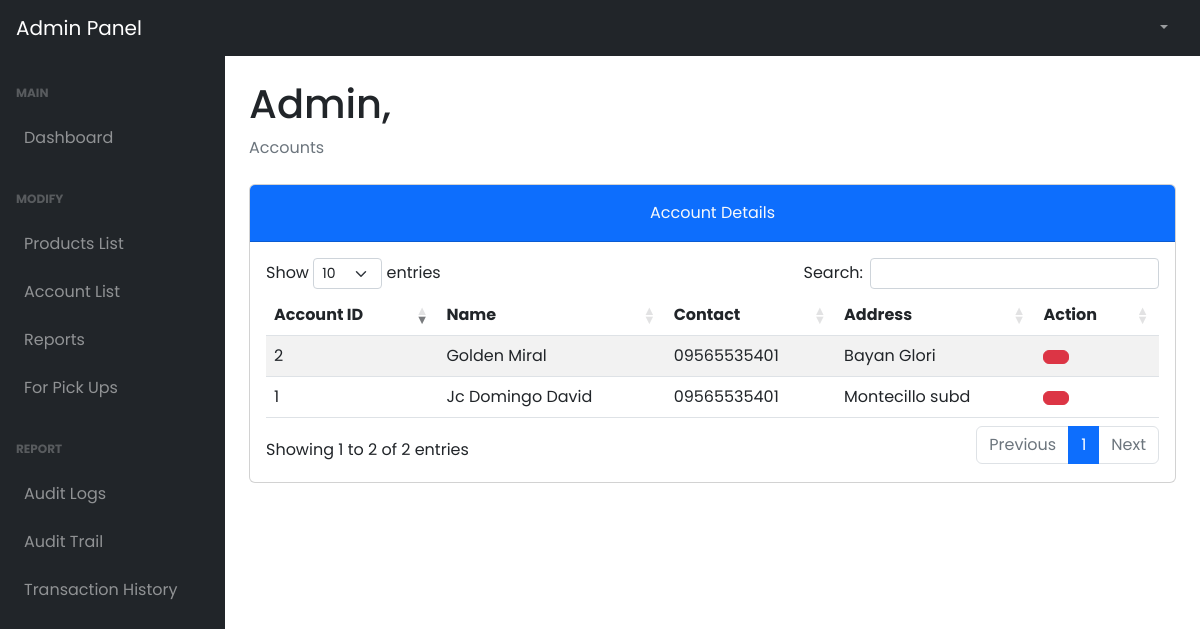
/admin/customers.php (signed in), run on an earlier commit of the app's database.
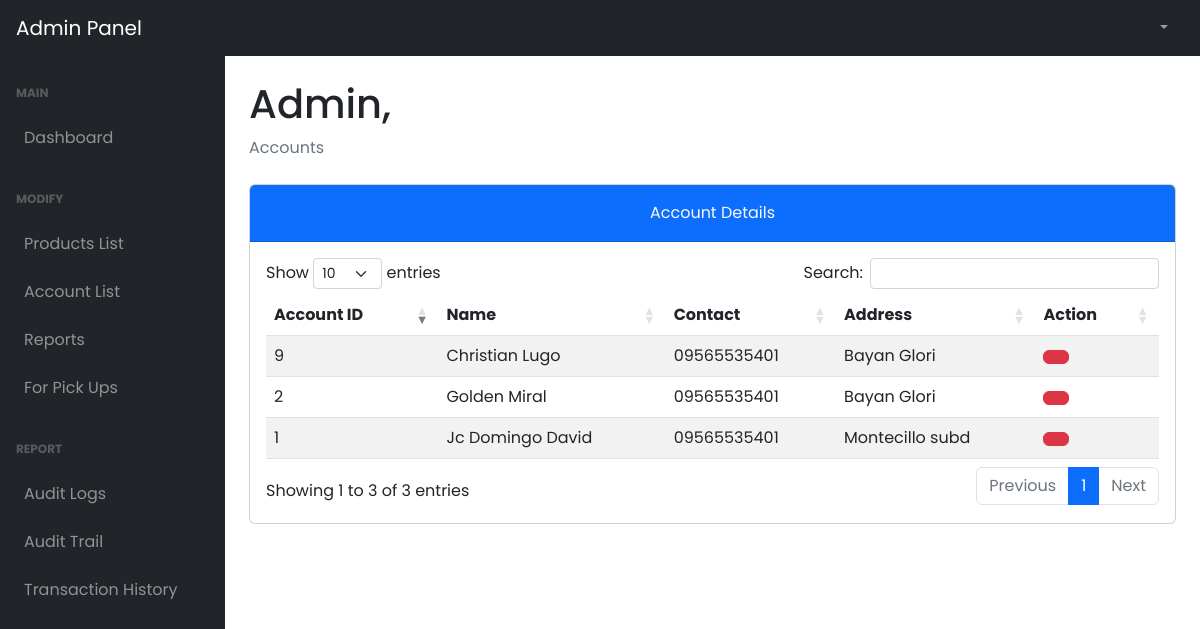
And on a later commit of the database.
### tables this page shows
CREATE TABLE `tbl_account` (
  `account_id` int(11) NOT NULL,
  `ac_username` varchar(255) NOT NULL,
  `ac_email` varchar(255) NOT NULL,
  `ac_password` varchar(255) NOT NULL,
  `role_id` int(11) NOT NULL,
  `account_status_id` int(11) NOT NULL DEFAULT 1,
  `branch_id` int(11) NOT NULL DEFAULT 1
);

CREATE TABLE `tbl_account_details` (
  `account_id` int(11) NOT NULL,
  `first_name` varchar(50) NOT NULL,
  `middle_name` varchar(50) DEFAULT NULL,
  `last_name` varchar(50) NOT NULL,
  `contact` varchar(50) NOT NULL,
  `gender` varchar(50) NOT NULL,
  `address` varchar(255) NOT NULL
);

### admin/customers.php (the view, shortened to what this page needs)
<!DOCTYPE html>
<html lang="en">
  <head>
    <link href="../plugins/dataTables.bootstrap5.min.css" rel="stylesheet" />
    <link href="../plugins/responsive.bootstrap5.min.css" rel="stylesheet" />
    <link href="../styles/bootstrap5-min.css" rel="stylesheet" />
    <link href="../styles/card-general.css" rel="stylesheet" />
  </head>
  <body class="sb-nav-fixed">
    <?php require_once("./navbar.php"); ?>
    <div id="layoutSidenav">
      <?php require_once("./sidebar.php"); ?>
      <div id="layoutSidenav_content">
        <main>
          <div class="container-fluid px-4">
            <h1 class="mt-4" id="full_name">Admin,</h1>
            <ol class="breadcrumb mb-4">
              <li class="breadcrumb-item active">Accounts</li>
            </ol>
              <div class="card mb-5">
                    <div class="card-header bg-primary pt-3">
                        <div class="text-center">
                            <p class="card-title text-light">Account Details
                        </div>
                    </div>
                    <div class="card-body">
                      <table id="residenceAccounts" class="table table-striped nowrap" style="width:100%">
                        <thead>
                          <tr>
                              <th>Account ID</th>
                              <th>Name</th>
                              <th>Contact</th>
                              <th>Address</th>
                              <th>Action</th>
                          </tr>
                        </thead>
                        <tbody>
                          <?php
                            $query = "SELECT ta.account_id, CONCAT(tc.first_name, ' ', tc.middle_name, ' ', tc.last_name) AS full_name, tc.contact, tc.address FROM tbl_account ta INNER JOIN tbl_account_details tc ON tc.account_id = ta.account_id WHERE ta.role_id = 1 AND ta.account_status_id = 1;";
                            $stmt = $conn->prepare($query);
                            $stmt->execute();
                            $result = $stmt->get_result();
                              while ($data = $result->fetch_assoc()) {
                          ?>
                          <tr>
                            <td><?php echo $data['account_id'];?></td>
                            <td><?php echo $data['full_name'];?></td>
                            <td><?php echo $data['contact'];?></td>
                            <td><?php echo $data['address'];?></td>
                            <td>
                                <button type="button" class="btn btn-danger deactivateResBtn" id="<?php echo $data["account_id"] ?>" >
                                </button>
                            </td>
                          </tr>
                          <?php
                            }
                          ?>
                        </tbody>
                      </table>
                    </div>
                  </div>
            </div>
      </main>
    </div>
  </div>
    <link rel="stylesheet" href="../styles/dataTables.min.css">
  </body>
</html>

What changed in the data, as far as the page shows it:
added tbl_account: account_id "9", full_name "Christian Lugo", tbl_account_details.contact "09565535401", tbl_account_details.address "Bayan Glori"
Also different on the page:
text written by a page script: "Show entries Search: Showing 1 to 2 of 2 entries Previous 1 Next" → "Show entries Search: Showing 1 to 3 of 3 entries Previous 1 Next"
